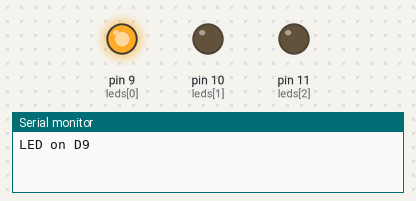
This sketch was run on a simulated Arduino Uno, built with avr-gcc and run on an emulated ATmega328P. On the bench: output pins drawn as LEDs (lit = HIGH), the last lines printed to the serial monitor.

Above: at 0.2 s.
At 0.7 s:
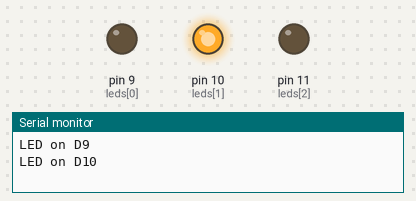
At 2.7 s:
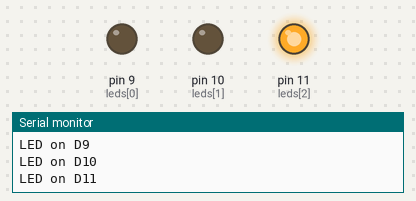
Timing chart, 0 to 3.5 s (numbered marks = the images above):
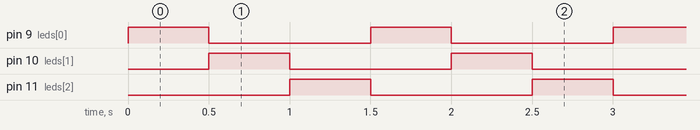

Measured:
- by itself, pin 9 (leds[0]), pin 10 (leds[1]), pin 11 (leds[2]): alternates HIGH for 0.50 s and LOW for 1.0 s
- by itself, everything shown: repeats every 1.5 s, in 6 steps

The sketch:

02-b-led-blink.ino
```cpp
// 02-b-led-blink
// Postupne blikani LED na D9, D10 a D11 s vypisem stavu na seriovou linku.
const int leds[] = {9, 10, 11};
int i = 0;

void setup() {
  Serial.begin(9600);
  for (int k = 0; k < 3; k++) pinMode(leds[k], OUTPUT);
}

void loop() {
  int pin = leds[i % 3];
  digitalWrite(pin, HIGH);
  Serial.print("LED on D");
  Serial.println(pin);
  delay(500);
  digitalWrite(pin, LOW);
  i++;
}
```
